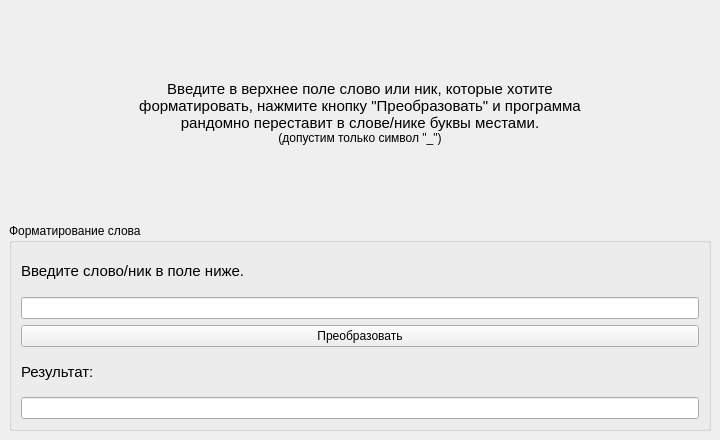
<?xml version="1.0" encoding="UTF-8"?>

<!-- ########################################################################## -->
<!--                                                                            -->
<!-- Copyright � 2021 Kalynovsky Valentin. All rights reserved.                 -->
<!-- Licensed under the Apache License, Version 2.0                             -->
<!--                                                                            -->
<!-- Licensed under the Apache License, Version 2.0 (the "License");            -->
<!-- you may not use this file except in compliance with the License.           -->
<!-- You may obtain a copy of the License at                                    -->
<!--                                                                            -->
<!--     http://www.apache.org/licenses/LICENSE-2.0                             -->
<!--                                                                            -->
<!-- Unless required by applicable law or agreed to in writing, software        -->
<!-- distributed under the License is distributed on an "AS IS" BASIS,          -->
<!-- WITHOUT WARRANTIES OR CONDITIONS OF ANY KIND, either express or implied.   -->
<!-- See the License for the specific language governing permissions and        -->
<!-- limitations under the License.                                             -->
<!--                                                                            -->
<!-- ########################################################################## -->

<ui version="4.0">
 <class>FormWord</class>
 <widget class="QMainWindow" name="FormWord">
  <property name="geometry">
   <rect>
    <x>0</x>
    <y>0</y>
    <width>720</width>
    <height>440</height>
   </rect>
  </property>
  <property name="windowTitle">
   <string>FormWord</string>
  </property>
  <widget class="QWidget" name="centralwidget">
   <layout class="QVBoxLayout" name="verticalLayout_2">
    <item>
     <widget class="QLabel" name="Message">
      <property name="text">
       <string>&lt;html&gt;&lt;head/&gt;&lt;body&gt;&lt;p align=&quot;center&quot;&gt;&lt;span style=&quot; font-size:11pt;&quot;&gt;Введите в верхнее поле слово или ник, которые хотите&lt;br/&gt;форматировать, нажмите кнопку &amp;quot;Преобразовать&amp;quot; и программа&lt;br/&gt;рандомно переставит в слове/нике буквы местами.&lt;br/&gt;&lt;/span&gt;&lt;span style=&quot; font-size:9pt;&quot;&gt;(допустим только символ &amp;quot;_&amp;quot;)&lt;/span&gt;&lt;/p&gt;&lt;/body&gt;&lt;/html&gt;</string>
      </property>
     </widget>
    </item>
    <item>
     <widget class="QGroupBox" name="FormatWord">
      <property name="title">
       <string>Форматирование слова</string>
      </property>
      <layout class="QVBoxLayout" name="verticalLayout">
       <item>
        <widget class="QLabel" name="InputMessage">
         <property name="text">
          <string>&lt;html&gt;&lt;head/&gt;&lt;body&gt;&lt;p&gt;&lt;span style=&quot; font-size:11pt;&quot;&gt;Введите слово/ник в поле ниже.&lt;/span&gt;&lt;/p&gt;&lt;/body&gt;&lt;/html&gt;</string>
         </property>
        </widget>
       </item>
       <item>
        <widget class="QLineEdit" name="InputWord"/>
       </item>
       <item>
        <widget class="QPushButton" name="Formation">
         <property name="text">
          <string>Преобразовать</string>
         </property>
         <property name="autoDefault">
          <bool>false</bool>
         </property>
         <property name="default">
          <bool>false</bool>
         </property>
         <property name="flat">
          <bool>false</bool>
         </property>
        </widget>
       </item>
       <item>
        <widget class="QLabel" name="OutputMessage">
         <property name="text">
          <string>&lt;html&gt;&lt;head/&gt;&lt;body&gt;&lt;p&gt;&lt;span style=&quot; font-size:11pt;&quot;&gt;Результат:&lt;/span&gt;&lt;/p&gt;&lt;/body&gt;&lt;/html&gt;</string>
         </property>
        </widget>
       </item>
       <item>
        <widget class="QLineEdit" name="OutputWord"/>
       </item>
      </layout>
     </widget>
    </item>
   </layout>
  </widget>
 </widget>
 <resources/>
 <connections/>
</ui>
